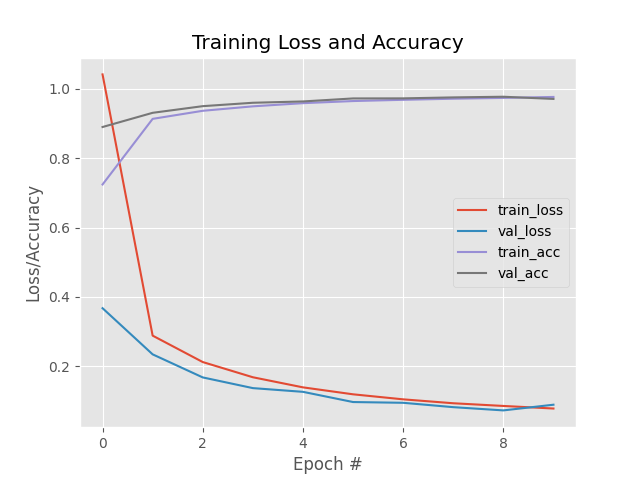

Recreate this plot in Python.
import sys, pathlib

# Append the parent directory of ch07 to sys.path once
project_root = pathlib.Path(__file__).resolve().parents[1]
sys.path.append(str(project_root))

from pyimagesearch.nn.conv import LeNet
from keras import optimizers
from keras import datasets
from sklearn.preprocessing import LabelBinarizer
from sklearn.metrics import classification_report
from keras import backend as K
import matplotlib.pyplot as plt
import numpy as np
import argparse


# construct the argument parser and parse the argument
ap = argparse.ArgumentParser()
ap.add_argument("-e", "--epochs", type=int, default=10,
                help="Number of training epochs (default: 10)")
args = vars(ap.parse_args())

# grab the MNIST dataset. It is about 11MB of download
((trainData, trainLabels), (testData, testLabels)) = datasets.mnist.load_data()

# if we are using "channels first" ordering, then reshape the
# design matrix such that the matrix is:
# num_samples x depth x rows x columns
if K.image_data_format() == "channels_first":
    trainData = trainData.reshape((trainData.shape[0], 1, 28, 28))
    testData = testData.reshape((testData.shape[0], 1, 28, 28))

# otherwise, we are using "chnnels_last" and out design matrix is:
# num_samples x rows x columns x depth
else:
    trainData = trainData.reshape((trainData.shape[0], 28, 28, 1))
    testData = testData.reshape((testData.shape[0], 28, 28, 1))

# scale the data on the range [0, 1]
trainData = trainData.astype("float32") / 255.0
testData = testData.astype("float32") / 255.0

# conver the labes from integers to vectors
le = LabelBinarizer()
trainLabels = le.fit_transform(trainLabels)
testLabels  = le.transform(testLabels)

# initialize the optimizer and model
print("[INFO] compiling the model")
opt = optimizers.SGD(learning_rate=0.01)
model = LeNet.build(width=28, height=28, depth=1, classes=10)
model.compile(loss="categorical_crossentropy", optimizer=opt, metrics=["accuracy"])

# get the number of epochs
epochs = args["epochs"]

# train the network
H = model.fit(trainData, trainLabels, 
              validation_data=(testData, testLabels), 
              batch_size=128, epochs=epochs, verbose=1)

# evaluate the network
print("[INFO] evaluating the network...")
predictions = model.predict(testData, batch_size=128)
print(classification_report(testLabels.argmax(axis=1), 
      predictions.argmax(axis=1), 
      target_names=[str(x) for x in le.classes_]))

# plot the training loss and accuracy
plt.style.use("ggplot")
plt.figure()
plt.plot(np.arange(0, epochs), H.history["loss"], label="train_loss")
plt.plot(np.arange(0, epochs), H.history["val_loss"], label="val_loss")
plt.plot(np.arange(0, epochs), H.history["accuracy"], label="train_acc")
plt.plot(np.arange(0, epochs), H.history["val_accuracy"], label="val_acc")
plt.title("Training Loss and Accuracy")
plt.xlabel("Epoch #")
plt.ylabel("Loss/Accuracy")
plt.legend()
plt.savefig("lenet_mnist.png")
